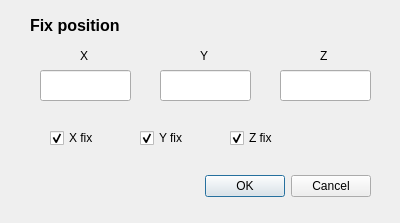
<?xml version="1.0" encoding="UTF-8"?>
<ui version="4.0">
 <class>Dialog</class>
 <widget class="QDialog" name="Dialog">
  <property name="geometry">
   <rect>
    <x>0</x>
    <y>0</y>
    <width>400</width>
    <height>223</height>
   </rect>
  </property>
  <property name="windowTitle">
   <string>Dialog</string>
  </property>
  <widget class="QDialogButtonBox" name="buttonBox">
   <property name="geometry">
    <rect>
     <x>30</x>
     <y>170</y>
     <width>341</width>
     <height>32</height>
    </rect>
   </property>
   <property name="orientation">
    <enum>Qt::Horizontal</enum>
   </property>
   <property name="standardButtons">
    <set>QDialogButtonBox::Cancel|QDialogButtonBox::Ok</set>
   </property>
  </widget>
  <widget class="QCheckBox" name="checkBox_x">
   <property name="geometry">
    <rect>
     <x>50</x>
     <y>130</y>
     <width>81</width>
     <height>16</height>
    </rect>
   </property>
   <property name="text">
    <string>X fix</string>
   </property>
   <property name="checked">
    <bool>true</bool>
   </property>
  </widget>
  <widget class="QCheckBox" name="checkBox_y">
   <property name="geometry">
    <rect>
     <x>140</x>
     <y>130</y>
     <width>81</width>
     <height>16</height>
    </rect>
   </property>
   <property name="text">
    <string>Y fix</string>
   </property>
   <property name="checked">
    <bool>true</bool>
   </property>
  </widget>
  <widget class="QCheckBox" name="checkBox_z">
   <property name="geometry">
    <rect>
     <x>230</x>
     <y>130</y>
     <width>81</width>
     <height>16</height>
    </rect>
   </property>
   <property name="text">
    <string>Z fix</string>
   </property>
   <property name="checked">
    <bool>true</bool>
   </property>
  </widget>
  <widget class="QLabel" name="label_7">
   <property name="geometry">
    <rect>
     <x>80</x>
     <y>50</y>
     <width>56</width>
     <height>12</height>
    </rect>
   </property>
   <property name="text">
    <string>X</string>
   </property>
  </widget>
  <widget class="QLineEdit" name="fix_x">
   <property name="geometry">
    <rect>
     <x>40</x>
     <y>70</y>
     <width>91</width>
     <height>31</height>
    </rect>
   </property>
  </widget>
  <widget class="QLineEdit" name="fix_y">
   <property name="geometry">
    <rect>
     <x>160</x>
     <y>70</y>
     <width>91</width>
     <height>31</height>
    </rect>
   </property>
  </widget>
  <widget class="QLabel" name="label_8">
   <property name="geometry">
    <rect>
     <x>200</x>
     <y>50</y>
     <width>56</width>
     <height>12</height>
    </rect>
   </property>
   <property name="text">
    <string>Y</string>
   </property>
  </widget>
  <widget class="QLineEdit" name="fix_z">
   <property name="geometry">
    <rect>
     <x>280</x>
     <y>70</y>
     <width>91</width>
     <height>31</height>
    </rect>
   </property>
  </widget>
  <widget class="QLabel" name="label_9">
   <property name="geometry">
    <rect>
     <x>320</x>
     <y>50</y>
     <width>56</width>
     <height>12</height>
    </rect>
   </property>
   <property name="text">
    <string>Z</string>
   </property>
  </widget>
  <widget class="QLabel" name="label_5">
   <property name="geometry">
    <rect>
     <x>30</x>
     <y>10</y>
     <width>221</width>
     <height>31</height>
    </rect>
   </property>
   <property name="text">
    <string>&lt;html&gt;&lt;head/&gt;&lt;body&gt;&lt;p&gt;&lt;span style=&quot; font-size:12pt; font-weight:600;&quot;&gt;Fix position&lt;/span&gt;&lt;/p&gt;&lt;/body&gt;&lt;/html&gt;</string>
   </property>
  </widget>
 </widget>
 <resources/>
 <connections>
  <connection>
   <sender>buttonBox</sender>
   <signal>accepted()</signal>
   <receiver>Dialog</receiver>
   <slot>accept()</slot>
   <hints>
    <hint type="sourcelabel">
     <x>248</x>
     <y>254</y>
    </hint>
    <hint type="destinationlabel">
     <x>157</x>
     <y>274</y>
    </hint>
   </hints>
  </connection>
  <connection>
   <sender>buttonBox</sender>
   <signal>rejected()</signal>
   <receiver>Dialog</receiver>
   <slot>reject()</slot>
   <hints>
    <hint type="sourcelabel">
     <x>316</x>
     <y>260</y>
    </hint>
    <hint type="destinationlabel">
     <x>286</x>
     <y>274</y>
    </hint>
   </hints>
  </connection>
 </connections>
</ui>
